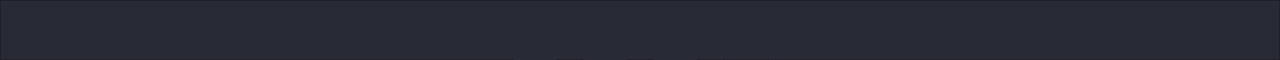
   <widget class="QFrame" name="frame">
    <property name="geometry">
     <rect>
      <x>0</x>
      <y>0</y>
      <width>1280</width>
      <height>60</height>
     </rect>
    </property>
    <property name="minimumSize">
     <size>
      <width>0</width>
      <height>60</height>
     </size>
    </property>
    <property name="maximumSize">
     <size>
      <width>1280</width>
      <height>60</height>
     </size>
    </property>
    <property name="styleSheet">
     <string notr="true">QFrame{
	background-color: rgb(40, 42, 54);
}
QPushButton{
	border-radius: 5%;
	color: rgb(248, 248, 242);
	border: 1px solid  rgb(40, 42, 54);
	background-color: rgb(189, 147, 249);
}
QPushButton::hover{
	background-color: rgb(208, 99, 162);
}
QPushButton::pressed{
	border: 2px solid rgb(40, 42, 54);
	background-color: rgb(173, 82, 135);
}</string>
    </property>
    <property name="frameShape">
     <enum>QFrame::StyledPanel</enum>
    </property>
    <property name="frameShadow">
     <enum>QFrame::Raised</enum>
    </property>
    <widget class="QPushButton" name="pb_pagina_pagamento">
     <property name="geometry">
      <rect>
       <x>510</x>
       <y>10</y>
       <width>50</width>
       <height>50</height>
      </rect>
     </property>
     <property name="minimumSize">
      <size>
       <width>50</width>
       <height>50</height>
      </size>
     </property>
     <property name="maximumSize">
      <size>
       <width>50</width>
       <height>50</height>
      </size>
     </property>
     <property name="styleSheet">
      <string notr="true">QPushButton{
	border-image: url(:/cadastro/img/dinheiro.png);
	background-color: rgba(0, 0, 0, 0);
}
QPushButton::hover{
	border-image: url(:/cadastro/img/dinheiro-hover.png);
}
QPushButton::pressed{
	border-image: url(:/cadastro/img/dinheiro-press.png);
}</string>
     </property>
     <property name="text">
      <string/>
     </property>
    </widget>
    <widget class="QPushButton" name="pb_pagina_ad_aluno">
     <property name="geometry">
      <rect>
       <x>580</x>
       <y>10</y>
       <width>50</width>
       <height>50</height>
      </rect>
     </property>
     <property name="minimumSize">
      <size>
       <width>50</width>
       <height>50</height>
      </size>
     </property>
     <property name="maximumSize">
      <size>
       <width>50</width>
       <height>50</height>
      </size>
     </property>
     <property name="styleSheet">
      <string notr="true">QPushButton{
	border-image: url(:/cadastro/img/ad-aluno.png);
	background-color: rgba(0, 0, 0, 0);
}
QPushButton::hover{
	border-image: url(:/cadastro/img/ad-aluno-hover.png);
}
QPushButton::pressed{
	border-image: url(:/cadastro/img/ad-aluno-press.png);
}</string>
     </property>
     <property name="text">
      <string/>
     </property>
    </widget>
    <widget class="QPushButton" name="pb_pagina_excluir_aluno">
     <property name="geometry">
      <rect>
       <x>650</x>
       <y>10</y>
       <width>50</width>
       <height>50</height>
      </rect>
     </property>
     <property name="minimumSize">
      <size>
       <width>50</width>
       <height>50</height>
      </size>
     </property>
     <property name="styleSheet">
      <string notr="true">QPushButton{
	border-image: url(:/cadastro/img/remove-aluno.png);
	background-color: rgba(0, 0, 0, 0);
}
QPushButton::hover{
	border-image: url(:/cadastro/img/remove-aluno-hover.png);
}
QPushButton::pressed{
	border-image: url(:/cadastro/img/remove-aluno-press.png);
}</string>
     </property>
     <property name="text">
      <string/>
     </property>
    </widget>
    <widget class="QPushButton" name="pb_pagina_pesquisar_aluno">
     <property name="geometry">
      <rect>
       <x>720</x>
       <y>15</y>
       <width>52</width>
       <height>47</height>
      </rect>
     </property>
     <property name="minimumSize">
      <size>
       <width>52</width>
       <height>47</height>
      </size>
     </property>
     <property name="styleSheet">
      <string notr="true">QPushButton{
	border-image: url(:/cadastro/img/procurar-aluno.png);
	background-color: rgba(0, 0, 0, 0);
}
QPushButton::hover{
	border-image: url(:/cadastro/img/procurar-aluno-hover.png);
}
QPushButton::pressed{
	border-image: url(:/cadastro/img/procurar-aluno-press.png);
}</string>
     </property>
     <property name="text">
      <string/>
     </property>
    </widget>
    <zorder>pb_pagina_pagamento</zorder>
    <zorder>pb_pagina_excluir_aluno</zorder>
    <zorder>pb_pagina_pesquisar_aluno</zorder>
    <zorder>pb_pagina_ad_aluno</zorder>
   </widget>
